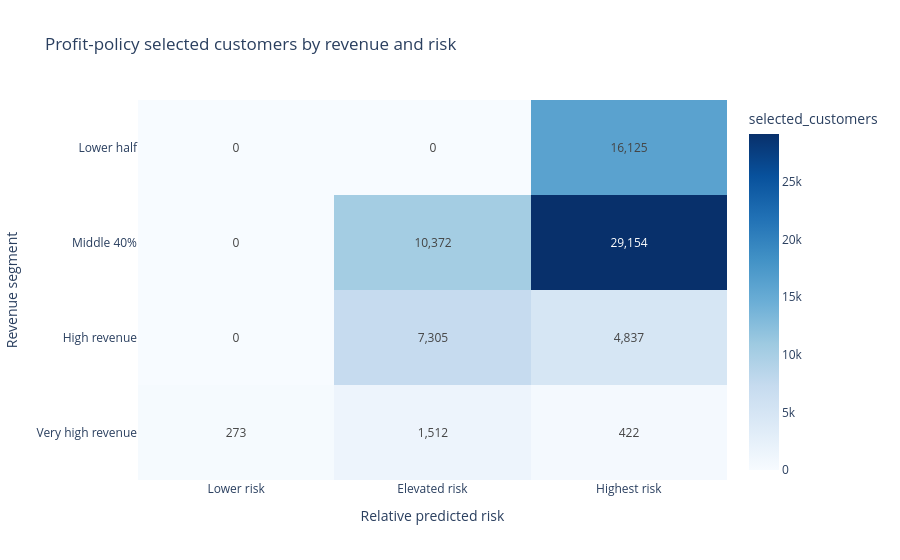
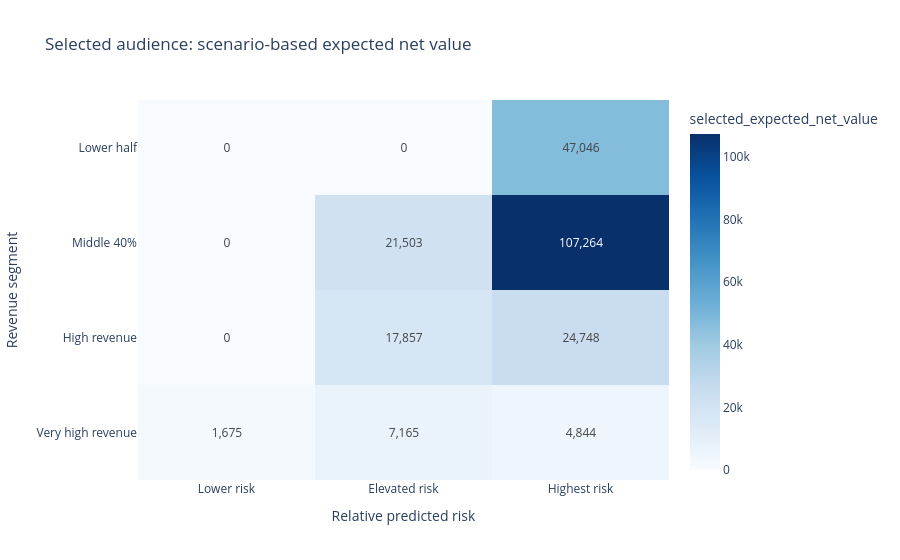

Here is the notebook cell these charts were saved with, in order:
### Code cell
for metric, title in [
    (
        "selected_customers",
        "Profit-policy selected customers by revenue and risk",
    ),
    (
        "selected_expected_net_value",
        "Selected audience: scenario-based expected net value",
    ),
]:
    grid = (
        campaign_matrix[metric]
        .unstack("risk_segment")
        .reindex(
            index=portfolio["revenue_segment"].cat.categories,
            columns=portfolio["risk_segment"].cat.categories,
        )
        .fillna(0)
    )

    px.imshow(
        grid,
        text_auto=",.0f",
        aspect="auto",
        color_continuous_scale="Blues",
        labels={
            "x": "Relative predicted risk",
            "y": "Revenue segment",
            "color": metric,
        },
        title=title,
    ).show()

### Figure 1 — Plotly figure (JSON) as saved in the notebook; plotly's stock layout.template omitted (floating-point values rounded to 4 significant figures)
{"data": [{"coloraxis": "coloraxis", "hovertemplate": "Relative predicted risk: %{x}<br>Revenue segment: %{y}<br>selected_customers: %{z}<extra></extra>", "name": "0", "texttemplate": "%{z:,.0f}", "type": "heatmap", "x": ["Lower risk", "Elevated risk", "Highest risk"], "xaxis": "x", "y": ["Lower half", "Middle 40%", "High revenue", "Very high revenue"], "yaxis": "y", "z": [[0, 0, 16125], [0, 10372, 29154], [0, 7305, 4837], [273, 1512, 422]]}], "layout": {"coloraxis": {"autocolorscale": false, "colorbar": {"title": {"text": "selected_customers"}}, "colorscale": [[0, "rgb(247,251,255)"], [0.125, "rgb(222,235,247)"], [0.25, "rgb(198,219,239)"], [0.375, "rgb(158,202,225)"], [0.5, "rgb(107,174,214)"], [0.625, "rgb(66,146,198)"], [0.75, "rgb(33,113,181)"], [0.875, "rgb(8,81,156)"], [1, "rgb(8,48,107)"]]}, "title": {"text": "Profit-policy selected customers by revenue and risk"}, "xaxis": {"anchor": "y", "domain": [0, 1], "title": {"text": "Relative predicted risk"}}, "yaxis": {"anchor": "x", "autorange": "reversed", "domain": [0, 1], "title": {"text": "Revenue segment"}}}}

### Figure 2 — Plotly figure (JSON) as saved in the notebook; plotly's stock layout.template omitted (floating-point values rounded to 4 significant figures)
{"data": [{"coloraxis": "coloraxis", "hovertemplate": "Relative predicted risk: %{x}<br>Revenue segment: %{y}<br>selected_expected_net_value: %{z}<extra></extra>", "name": "0", "texttemplate": "%{z:,.0f}", "type": "heatmap", "x": ["Lower risk", "Elevated risk", "Highest risk"], "xaxis": "x", "y": ["Lower half", "Middle 40%", "High revenue", "Very high revenue"], "yaxis": "y", "z": [[0.0, 0.0, 47050.0], [0.0, 21500.0, 107300.0], [0.0, 17860.0, 24750.0], [1675.0, 7165.0, 4844.0]]}], "layout": {"coloraxis": {"autocolorscale": false, "colorbar": {"title": {"text": "selected_expected_net_value"}}, "colorscale": [[0, "rgb(247,251,255)"], [0.125, "rgb(222,235,247)"], [0.25, "rgb(198,219,239)"], [0.375, "rgb(158,202,225)"], [0.5, "rgb(107,174,214)"], [0.625, "rgb(66,146,198)"], [0.75, "rgb(33,113,181)"], [0.875, "rgb(8,81,156)"], [1, "rgb(8,48,107)"]]}, "title": {"text": "Selected audience: scenario-based expected net value"}, "xaxis": {"anchor": "y", "domain": [0, 1], "title": {"text": "Relative predicted risk"}}, "yaxis": {"anchor": "x", "autorange": "reversed", "domain": [0, 1], "title": {"text": "Revenue segment"}}}}
